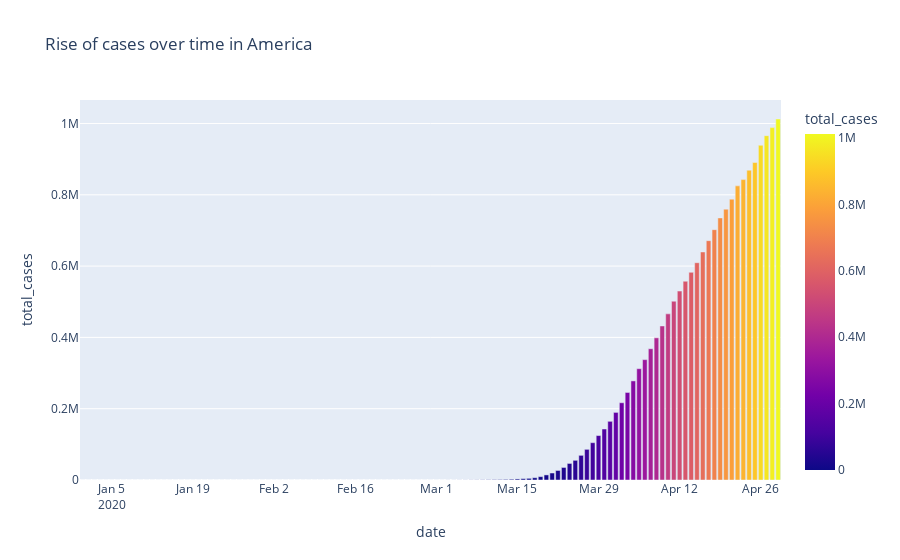

The notebook cell saved with this chart:
### Code cell
px.bar(america, x = 'date', y ='total_cases', color = 'total_cases', title = 'Rise of cases over time in America')
